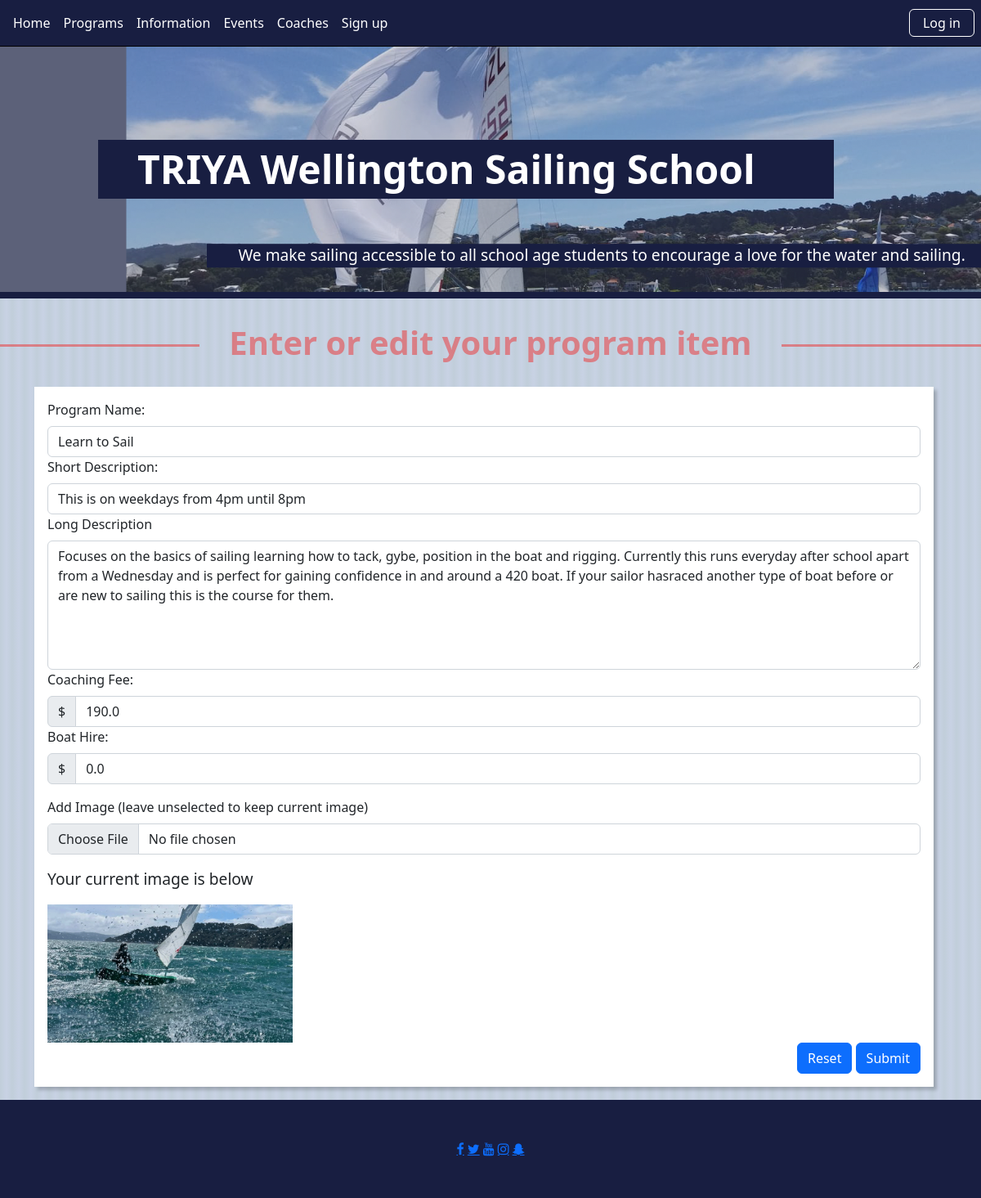
/program_cud/1, run on the app's committed database.
### tables this page shows
CREATE TABLE program(
    program_id integer primary key autoincrement not null,
    name text not null unique,
    subtitle text not null unique,
    content text not null,
    coachingfee real not null,
    boathire real not null,
    image text not null,
    updated_at date
);

### server.py (the view)
@app.route("/program_cud/<program_id>", methods=["GET", "POST"])
def program_cud(program_id):
    empty_program = {
        'name': "",
        'subtitle': "",
        'content' : "",
        'coachingfee': "0",
        'boathire': "0",
        'image': "placeholder.png"
    }
    if request.method == "POST":
        f = request.form
        g = request.files['file']
        if program_id == "0":
            sql = "insert into program(name, subtitle, content, coachingfee, boathire, image)" \
                  " values(?,?,?,?,?,? )"
            values_tuple = (f['name'], f['subtitle'], f['content'], f['coachingfee'], f['boathire'],'placeholder.png')
            outcome = run_commit_query(sql, values_tuple, db_path)
        else:
            sql = "update program set name=?, subtitle=?, content=?, coachingfee=?, boathire=? where program_id = ?"
            values_tuple = (f['name'], f['subtitle'], f['content'], f['coachingfee'], f['boathire'], program_id)
            outcome = run_commit_query(sql, values_tuple, db_path)
            if g.filename != "":
                if g.content_type in ["image/jpeg", "image/png"]:
                    g.save(os.path.join(app.config['UPLOAD_FOLDER'], g.filename))
                    size = os.stat(os.path.join(app.config['UPLOAD_FOLDER'], g.filename)).st_size
                    print(size)
                    sql = "update program set image = ? where program_id = ?"
                    values_tuple = (g.filename,program_id)
                    outcome = run_commit_query(sql, values_tuple, db_path)
        if outcome is not None:
            return render_template("error_page.html", error_message=outcome)
        else:
            return redirect(url_for('program'))
    elif request.method == "GET":
        if program_id == "0":
            return render_template("program_cud.html", id=program_id, form_data=empty_program)
        else:
            sql = "select name, subtitle, content, coachingfee, boathire, image from program where program_id=?"
            values_tuple = (program_id,)
            result = run_search_query_tuples(sql, values_tuple, db_path)
            if result is None:
                e_m = "Oops, we could not find a result"
                return render_template("error_page.html", error_message=e_m)
            else:
                return render_template("program_cud.html", id=program_id, form_data=result[0])

### db_functions.py (called while the page is built)
def run_search_query_tuples(sql_query,values_tuple, file_path,  rowfactory=True):
    result = None
    try:
        db = sqlite3.connect(file_path)
        if rowfactory:
            db.row_factory = sqlite3.Row
        cursor = db.cursor()
        print("connection successful")
        cursor.execute(sql_query,values_tuple)
        result = cursor.fetchall()
        print("Search Query executed")
        cursor.close()
    except sqlite3.Error as error:
        print("Error running search query tuples: {}".format(error))
    finally:
        if db:
            db.close()
            print("sqlite connection is closed")
        if result:
            return result

### templates/program_cud.html (shortened to what this page needs)
{% extends "main_template.html" %}
{% block content %}
            <h1>Enter or edit your program item </h1>
     <div class="container-lg">
    <div class="program">
          <form  action="{{ url_for('program_cud', program_id = id )}}" method="POST" enctype=multipart/form-data>
    <div>
      <label for="program_name" class="form-label">Program Name:</label>
      <input type="text" class="form-control" id="program_name" name="name" required value="{{form_data['name']}}">
    </div>
    <div>
      <label for="short_description" class="form-label">Short Description:</label>
      <input type="text" class="form-control" id="short_description" name="subtitle" required value="{{form_data['subtitle']}}">
    </div>
    <div>
      <label for="long_description" class="form-label">Long Description</label>
      <textarea class="form-control" id="long_description" name="content" rows="6" required>{{form_data['content']}}</textarea>
    </div>
    <div>
      <label for="coaching_fee" class="form-label">Coaching Fee:</label>
      <div class="input-group">
        <span class="input-group-text">$</span>
      <input type="number" class="form-control" id="coaching_fee" name="coachingfee" required value="{{form_data['coachingfee']}}">
      </div>
    </div>
    <div class="mb-0">
      <label for="boathire" class="form-label">Boat Hire:</label>
      <div class="input-group mb-3">
      <span class="input-group-text">$</span>
      <input type="number" class="form-control" id="boathire" name="boathire" required value="{{form_data['boathire']}}">
      </div>
    </div>
    <div class="mb-3">
      <label for="imageupload" class="form-label">Add Image (leave unselected to keep current image)</label>
      <input class="form-control" type="file" id="imageupload" name="file" accept=".png, .jpg,.jpeg" >
    </div>
              <div class="preview">
              </div>
    <div class="text-end">
      <button id="reset" type="reset" class="btn btn-primary">Reset</button>
      <button type="submit" class="btn btn-primary">Submit</button>
    </div>
  </form>
    </div>
     </div>
{% endblock %}

### static/styles/main-styles.css (style rules this page uses)
:root { --main-bg-color: rgb(193, 206, 218); --main-bg-color-grad: rgb(200, 210, 228); --titles: rgb(237,46,46); --titles-trans: rgba(237,46,46,0.5); --deepblue: rgb(24, 30, 65); --deepblue-trans: rgba(24, 30, 65, 0.7); }
body { background-color: var(--main-bg-color); font-size: 100%; background: repeating-linear-gradient(90deg, var(--main-bg-color) 0, var(--main-bg-color-grad) 8px, var(--main-bg-color) 15px); }
h1 { border: 0px solid red; padding:0; overflow: hidden; color: var(--titles-trans); font-weight: bold; display: table; white-space: nowrap; margin: 0.75em 0; }
h1:before, h1:after { border-top: 3px solid var(--titles-trans); content: ''; display: table-cell; position: relative; top: 0.65em; width: 50%; }
h1:before { right: 3%; }
h1:after { left: 3%; }
.news, .about, .coaches, .program, .sign-up, .information, .event { border: 0px solid red; margin: 0em 1em 1em 0; box-shadow: 4px 4px 4px 0 rgba(0, 0, 0, 0.2); background-color: white; padding:1em; }

### data on the page
program: name "Learn to Sail", subtitle "This is on weekdays from 4pm until 8pm", content "Focuses on the basics of sailing learning how to tack, gybe, position in the boat and rigging. Currently this runs everyday after school apart from a Wednesday and is perfect for gaining confidence in and around a 420 boat. If your sailor hasraced another type of boat before or are new to sailing this is the course for them.", coachingfee "190.0", boathire "0.0"
